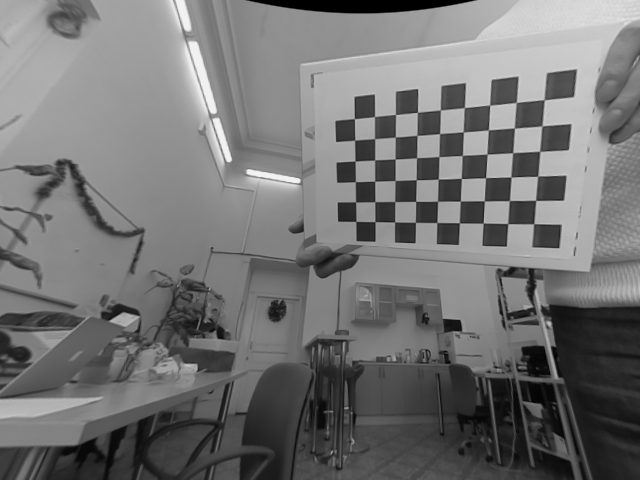
#> input picture Kups_Kajetan_6/dst_L.png, 640 x 480 px, found by its file name
$ python Exercise_3_1.py   (older library calls are emulated)
#> lines starting #> are read from the running program, lines starting #| are printed output that depends on the picture
import numpy as np
import cv2
from pathlib import Path

import matplotlib.pyplot as plt

#####################################################################3
########################  import files path
#####################################################################3
parent_dir = Path(__file__).resolve().parent.parent
path = parent_dir.as_posix()
image_dir = path +  "/zaw_avs_materials/" + "lab05_stereo/" + "pairs/"
# [14 lines of commented-out code are left out]


# [161 lines left out: functions calibrate_camera, correct_img, not called in this run]


if __name__ == "__main__":

    # [5 lines of commented-out code are left out]

    dst_L = cv2.imread('Kups_Kajetan_6/dst_L.png')
#> dst_L is the input picture: shape (480, 640, 3); min 0, max 241, mean 115.3
    dst_R = cv2.imread('Kups_Kajetan_6/dst_R.png')
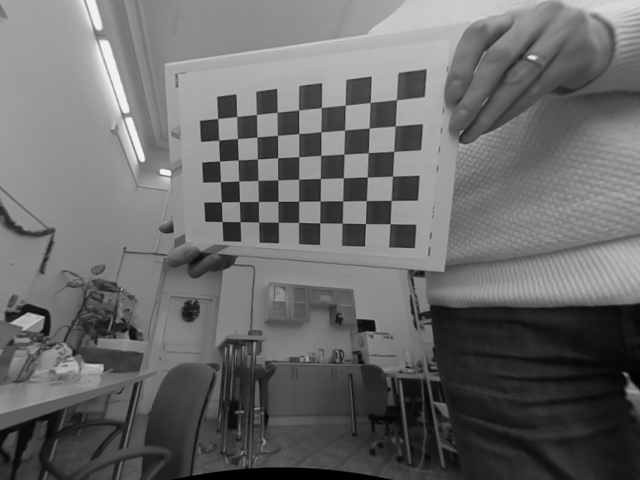
#> input picture Kups_Kajetan_6/dst_R.png, 640 x 480 px, found by its file name
#> dst_R is the input picture: shape (480, 640, 3); min 0, max 241, mean 105.7
    org_image_L = cv2.imread('Kups_Kajetan_6/org_image_L.png')
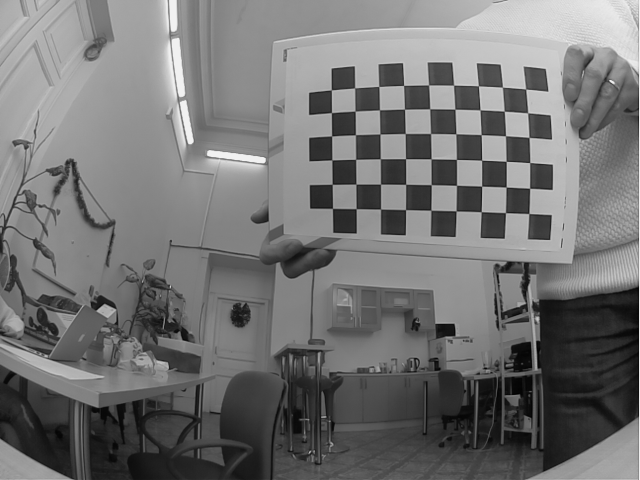
#> input picture Kups_Kajetan_6/org_image_L.png, 640 x 480 px, found by its file name
#> org_image_L is the input picture: shape (480, 640, 3); min 0, max 241, mean 115.1
    org_image_R = cv2.imread('Kups_Kajetan_6/org_image_R.png')
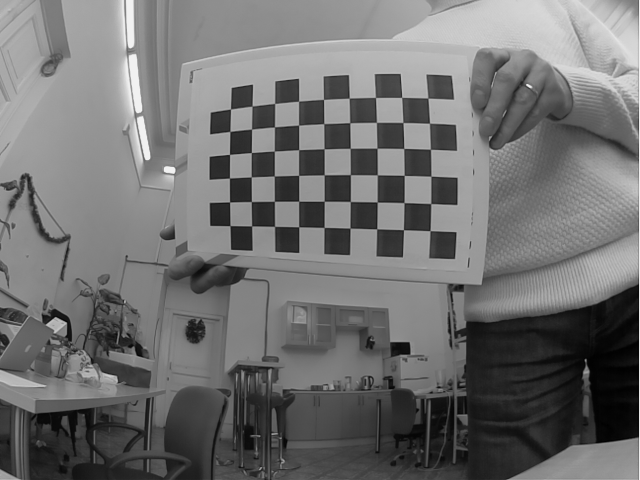
#> input picture Kups_Kajetan_6/org_image_R.png, 640 x 480 px, found by its file name
#> org_image_R is the input picture: shape (480, 640, 3); min 0, max 241, mean 112.2

    dst_L = cv2.cvtColor(dst_L, cv2.COLOR_BGR2GRAY).astype(np.uint8)
#> dst_L: shape (480, 640)
    dst_R = cv2.cvtColor(dst_R, cv2.COLOR_BGR2GRAY).astype(np.uint8)
#> dst_R: shape (480, 640)

    # Initialize the SGBM object
    stereo_sgbm = cv2.StereoSGBM_create(
        minDisparity=0,
        numDisparities=16*10,
        blockSize=11,
        P1=8*3*5**2,    # Penalty on small disparity changes
        P2=32*3*5**2,   # Penalty on large disparity changes
        disp12MaxDiff=1,
        uniquenessRatio=10,
        speckleWindowSize=100,
        speckleRange=32
    )

    # Compute disparity
    disparity_sgbm = stereo_sgbm.compute(dst_L, dst_R)
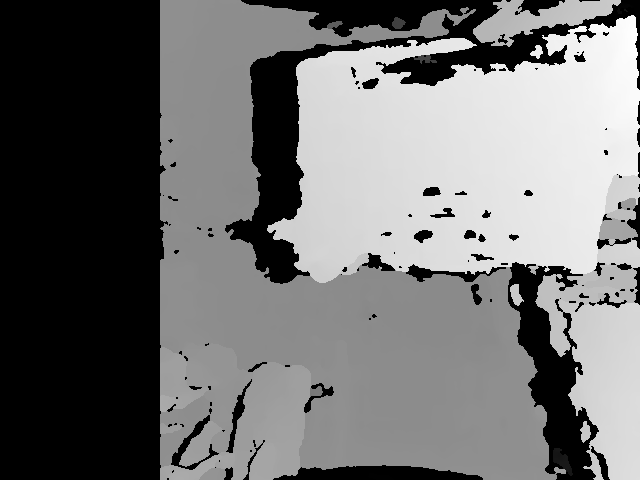
#> disparity_sgbm: shape (480, 640) int16; min -16, max 2544, mean 1118.6; drawn with min black and max white

    # Normalize for visualization
    disparity_sgbm_vis  = cv2.normalize(disparity_sgbm, None, alpha=0, beta=255, norm_type=cv2.NORM_MINMAX)
    disparity_sgbm_vis  = np.uint8(disparity_sgbm_vis )
    disparity_sgbm_vis  = cv2.applyColorMap(disparity_sgbm_vis , cv2.COLORMAP_HOT)
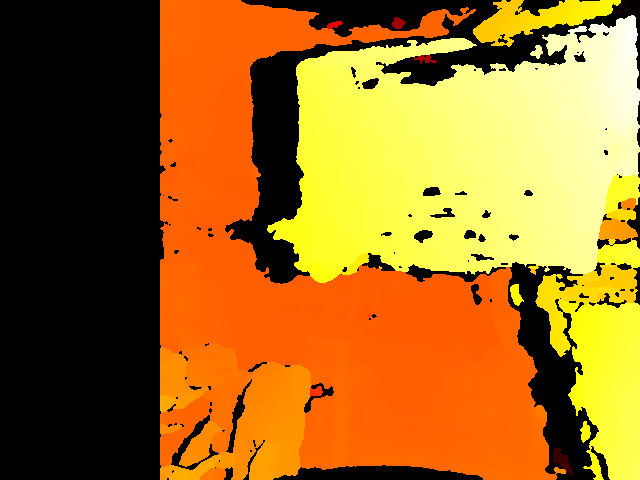
#> disparity_sgbm_vis: shape (480, 640, 3); mean B, G, R 28.9, 108.3, 159.8

    cv2.imshow('Semi-Global Matching Disparity', disparity_sgbm_vis )
    cv2.imshow('original', org_image_L)
    cv2.waitKey(0)
    cv2.destroyAllWindows()
